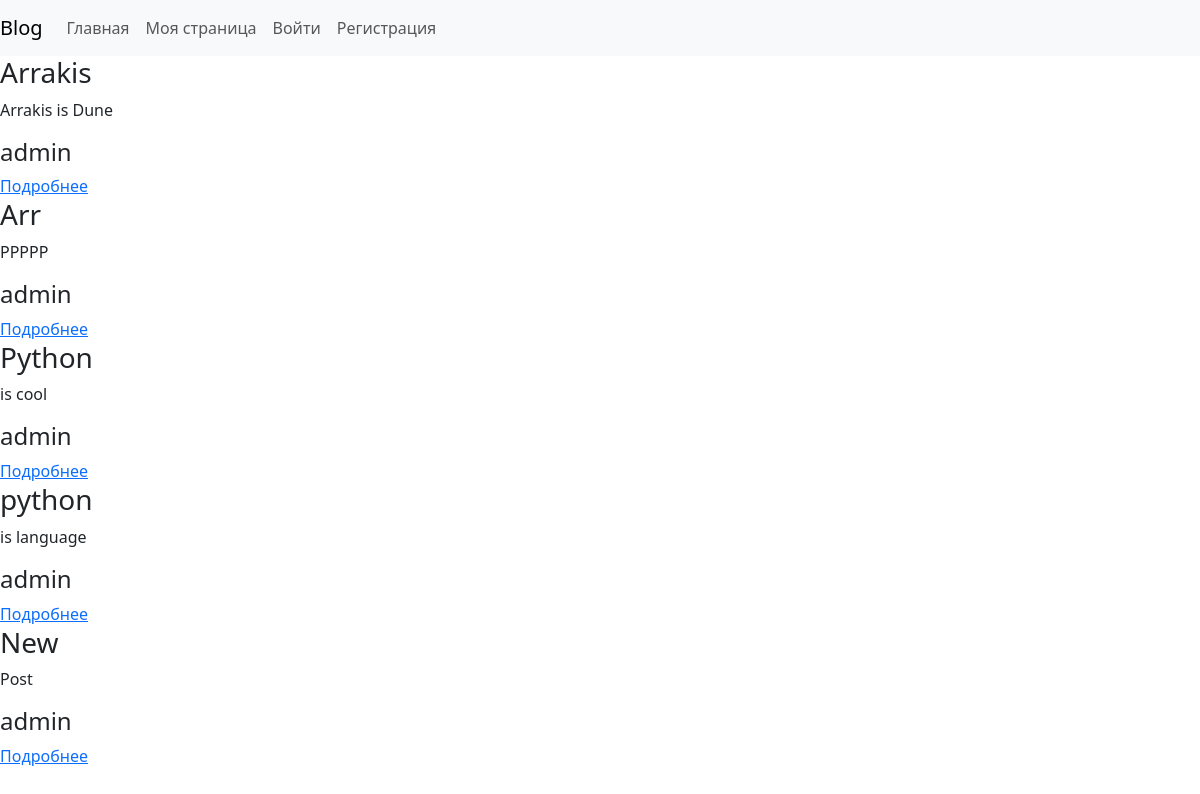
The app's page /, older data.
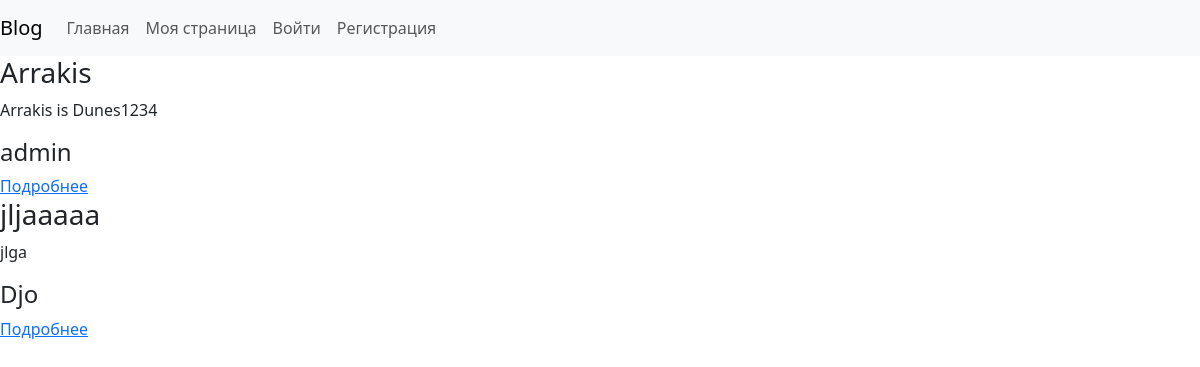
The same page, newer data.
### posts/models.py (models this page shows, shortened)
class Post (models.Model):
    author = models.ForeignKey('users.User', on_delete=models.CASCADE)
    title = models.CharField (max_length=250)
    body = models.TextField ()
    class Meta:
        verbose_name = 'Пост'
        verbose_name_plural = 'Посты'

### users/models.py (models this page shows)
class User(AbstractUser):
    age = models.PositiveIntegerField('Возраст', default=0)
    def __str__(self) -> str:
        return self.username
    class Meta:
        verbose_name = 'Пользователь'
        verbose_name_plural = 'Пользователи'

### posts/views.py (the view)
# urls.py: path('', PostsListView.as_view(), name = 'posts_list'),
class PostsListView(ListView):
    model = Post
    template_name ='posts/index.html'
    context_object_name = 'posts'

### templates/posts/index.html
{% extends 'base.html'%}
{% block content %}
{% for post in posts %}
<h3>{{ post.title }}</h3>
<p>{{ post.body }}</p>
<h4>{{ post.author }}</h4>
<a href="{% url 'post_detail' post.pk %}">Подробнее</a>
<br>
{% endfor %}
{% endblock %}

### templates/base.html (shortened to what this page needs)
<!DOCTYPE html>
<html lang="en">
<head>
    <link href="https://cdn.jsdelivr.net/npm/bootstrap@5.3.0-alpha1/dist/css/bootstrap.min.css" rel="stylesheet">
</head>
<body>
    <nav class="navbar navbar-expand-lg navbar-light bg-light">
        <a class="navbar-brand" href="{% url 'posts_list'%}">Blog</a>
        <div class="collapse navbar-collapse" id="navbarNav">
          <ul class="navbar-nav">
            <li class="nav-item active">
              <a class="nav-link" href="{% url 'posts_list'%}">Главная </a>
            </li>
            <li class="nav-item">
              <a class="nav-link" href="#">Моя страница</a>
            </li>
            {% if user.is_authenticated %}
        </li>
        <li class="nav-item">
          <a class="nav-link" href="{% url 'new_post' %}">Новый пост</a>
        </li>
        </li>
        <li class="nav-item">
          <a class="nav-link" href="{% url 'logout' %}">Выйти</a>
        </li>
        {% else %}
        <li class="nav-item">
          <a class="nav-link" href="{% url 'login' %}">Войти</a>
        </li>
        <li class="nav-item">
          <a class="nav-link" href="{% url 'signup' %}">Регистрация</a>
        </li>
        {% endif %}
          </ul>
        </div>
      </nav>
    {% block content %}
    {% endblock %}
</body>
</html>

Row changes from the older to the newer data that the page shows:
removed Post: title "Arr", body "PPPPP", author "admin"
removed Post: title "Python", body "is cool", author "admin"
removed Post: title "python", body "is language", author "admin"
removed Post: title "New", body "Post", author "admin"
changed Post "Arrakis": body "Arrakis is Dune" → "Arrakis is Dunes1234"
added Post: title "jljaaaaa", body "jlga", author "Djo"
